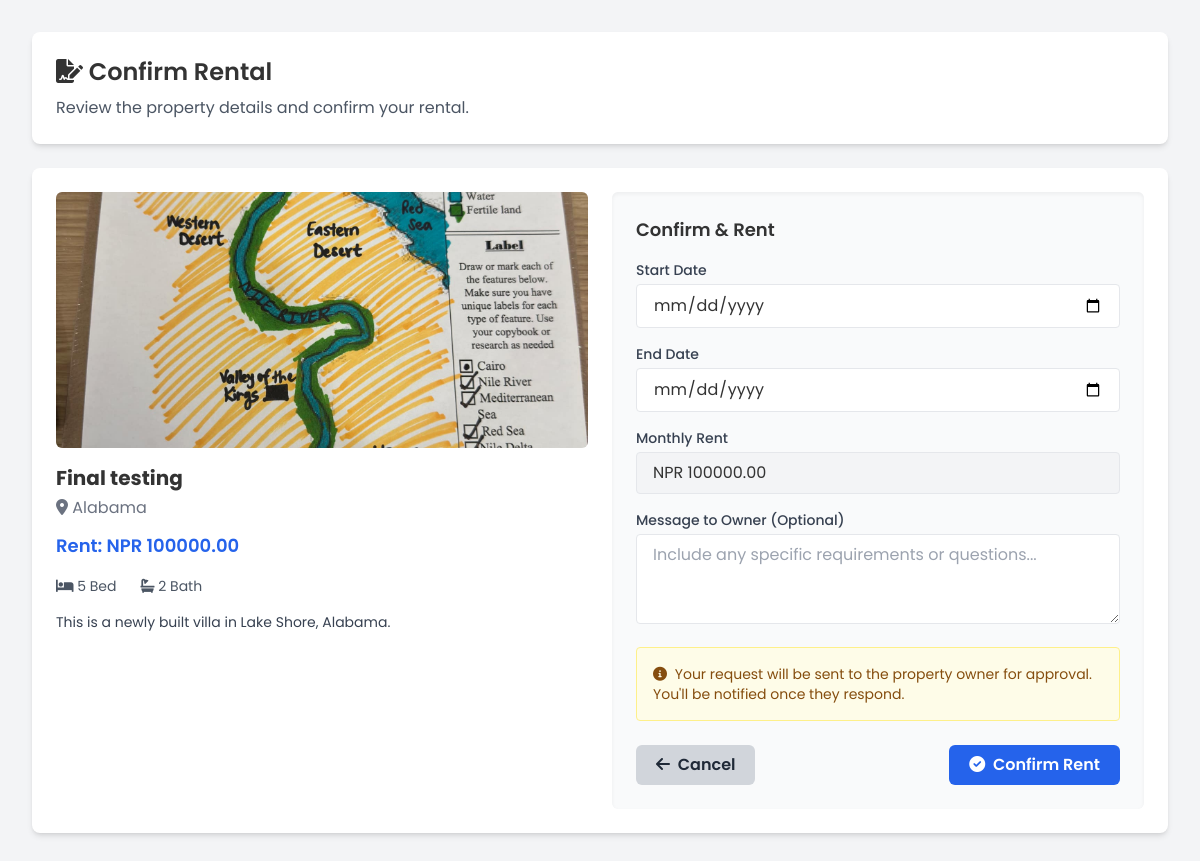
Page /tenant/rent/30/ (signed in) on the committed database.
### user/models.py (models this page shows, shortened)
class Property(models.Model):
    PROPERTY_TYPES = [
        ('house', 'House'),
        ('apartment', 'Apartment'),
        ('villa', 'Villa'),
        ('land', 'Land'),
    ]
    homeowner = models.ForeignKey(
        settings.AUTH_USER_MODEL,
        on_delete=models.CASCADE,
        related_name='properties',
        null=True,
        blank=True
    )
    title = models.CharField(max_length=200, default="Unnamed Property")
    location = models.CharField(max_length=200, default="Unknown Location")
    property_type = models.CharField(max_length=20, choices=PROPERTY_TYPES, default='house')
    price = models.DecimalField(max_digits=10, decimal_places=2, default=0.00)
    bedrooms = models.IntegerField(null=True, blank=True, default=1)
    bathrooms = models.IntegerField(null=True, blank=True, default=1)
    description = models.TextField(default="No description available.")
    image = models.ImageField(upload_to='properties/', default='default_property.jpg')
    featured = models.BooleanField(default=False)
    is_available = models.BooleanField(default=True)  # New: To show if property is rented
    @property
    def get_primary_image(self):
        primary_image = self.images.filter(is_primary=True).first()
        if primary_image:
            return primary_image.image

### user/views.py (the view, shortened to what this page needs)
# urls.py: path('tenant/rent/<int:property_id>/', views.rent_property, name='rent_property'),
@login_required
def rent_property(request, property_id):
    if request.user.user_type != 'tenant':
        return redirect('dashboard')
    properties = get_object_or_404(Property.objects.prefetch_related('images'), pk=property_id, is_available=True)
    return render(request, 'user/rent_property_confirm.html', {'property': properties})

### user/templates/user/rent_property_confirm.html (shortened to what this page needs)
{% load static %}
<!DOCTYPE html>
<html lang="en">
<head>
  <link rel="stylesheet" href="{% static 'css/dashboard.css' %}">
  <link rel="stylesheet" href="https://cdnjs.cloudflare.com/ajax/libs/font-awesome/6.0.0-beta3/css/all.min.css">
  <script src="https://cdn.tailwindcss.com"></script>
</head>
<body class="bg-gray-100 font-poppins">
  <div class="min-h-screen flex">
    <main class="flex-1 p-8">
      <div class="bg-white shadow-md rounded-lg p-6 mb-6">
        <h1 class="text-2xl font-semibold mb-2"><i class="fas fa-file-signature"></i> Confirm Rental</h1>
        <p class="text-gray-600">Review the property details and confirm your rental.</p>
      </div>
      <div class="bg-white rounded-lg shadow-md p-6 grid grid-cols-1 md:grid-cols-2 gap-6">
        <div>
          {% with primary_image=property.get_primary_image %}
  {% if primary_image %}
    <img src="{{ primary_image.url }}" alt="{{ property.title }}" class="w-full h-64 object-cover rounded-md mb-4">
  {% else %}
    <img src="{% static 'images/default_property.jpg' %}" alt="No Image" class="w-full h-64 object-cover rounded-md mb-4">
  {% endif %}
{% endwith %}
          <h2 class="text-xl font-bold">{{ property.title }}</h2>
          <p class="text-gray-500 mt-1"><i class="fas fa-map-marker-alt"></i> {{ property.location }}</p>
          <p class="mt-3 text-blue-600 font-semibold text-lg">Rent: NPR {{ property.price|floatformat:2 }}</p>
          <div class="flex space-x-6 mt-4 text-sm text-gray-600">
            <span><i class="fas fa-bed"></i> {{ property.bedrooms }} Bed</span>
            <span><i class="fas fa-bath"></i> {{ property.bathrooms }} Bath</span>
          </div>
          <p class="text-sm text-gray-700 mt-4">{{ property.description }}</p>
        </div>
        <div class="bg-gray-50 p-6 rounded-md shadow-inner">
          <h3 class="text-lg font-semibold mb-4">Confirm & Rent</h3>
          <form method="post">
            <div class="mb-4">
              <label class="block font-medium text-sm text-gray-700">Start Date</label>
              <input type="date" name="start_date" value="{{ today|date:'Y-m-d' }}" required class="w-full mt-1 px-4 py-2 border rounded">
            </div>
            <div class="mb-4">
              <label class="block font-medium text-sm text-gray-700">End Date</label>
              <input type="date" name="end_date" class="w-full mt-1 px-4 py-2 border rounded">
            </div>
            <div class="mb-4">
              <label class="block font-medium text-sm text-gray-700">Monthly Rent</label>
              <input type="text" value="NPR {{ property.price|floatformat:2 }}" disabled class="w-full mt-1 px-4 py-2 border rounded bg-gray-100">
            </div>
            <div class="mb-4">
              <label class="block font-medium text-sm text-gray-700">Message to Owner (Optional)</label>
              <textarea name="message" rows="3" placeholder="Include any specific requirements or questions..." class="w-full mt-1 px-4 py-2 border rounded"></textarea>
            </div>
            <div class="bg-yellow-50 border border-yellow-200 rounded p-4 mb-6">
              <p class="text-sm text-yellow-800">
                <i class="fas fa-info-circle mr-1"></i> Your request will be sent to the property owner for approval. You'll be notified once they respond.
              </p>
            </div>
            <div class="flex justify-between mt-6">
              <a href="{% url 'tenant_property_list' %}" class="bg-gray-300 hover:bg-gray-400 text-gray-800 font-semibold px-5 py-2 rounded-md">
                <i class="fas fa-arrow-left mr-1"></i> Cancel
              </a>
              <button type="submit" class="bg-blue-600 hover:bg-blue-700 text-white font-semibold px-5 py-2 rounded-md">
                <i class="fas fa-check-circle mr-1"></i> Confirm Rent
              </button>
            </div>
          </form>
        </div>
      </div>
    </main>
  </div>
</body>
</html>

### user/static/css/dashboard.css (style rules this page uses)
* { margin: 0; padding: 0; box-sizing: border-box; }
body { font-family: 'Poppins', sans-serif; background-color: #f8f9fa; color: #333; display: flex; justify-content: center; align-items: center; min-height: 100vh; overflow-x: hidden; }

### rows in the picture
Property: title "Final testing", location "Alabama", price "100000.00", bedrooms "5", bathrooms "2", description "This is a newly built villa in Lake Shore, Alabama.", price "NPR 100000.00"
